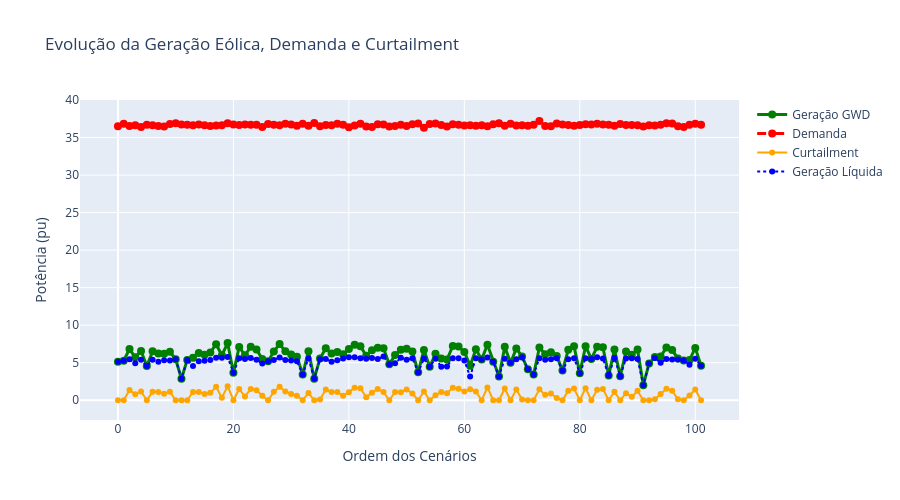

Notebook code for this chart:
### Code cell
analise_simples(db_path=r'C:\Users\lucas\repositorios\mestrado_luedsbr\relatorios\resultados_opf_series.db')
